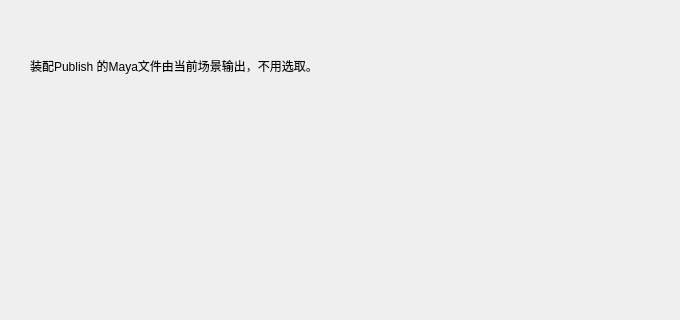
<?xml version="1.0" encoding="UTF-8"?>
<ui version="4.0">
 <class>Form</class>
 <widget class="QWidget" name="Form">
  <property name="geometry">
   <rect>
    <x>0</x>
    <y>0</y>
    <width>680</width>
    <height>320</height>
   </rect>
  </property>
  <property name="windowTitle">
   <string>Form</string>
  </property>
  <widget class="QLabel" name="label">
   <property name="geometry">
    <rect>
     <x>30</x>
     <y>30</y>
     <width>621</width>
     <height>71</height>
    </rect>
   </property>
   <property name="text">
    <string>装配Publish 的Maya文件由当前场景输出，不用选取。</string>
   </property>
  </widget>
 </widget>
 <resources/>
 <connections/>
</ui>
